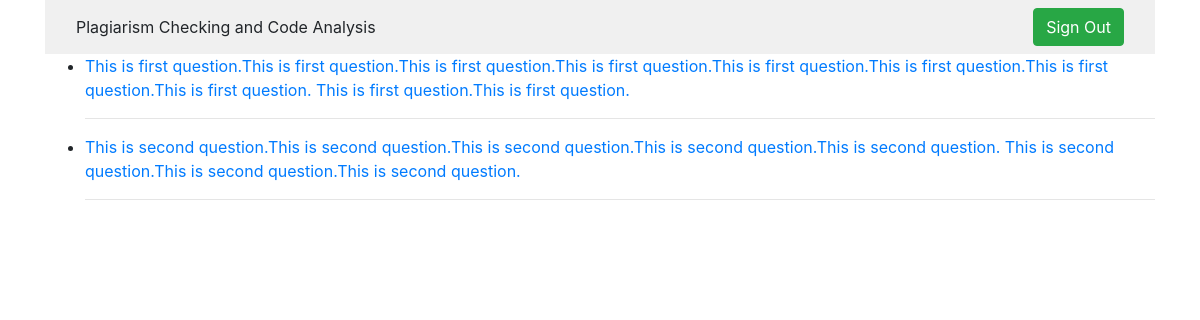
Page /student/ (signed in) on the earlier database version.
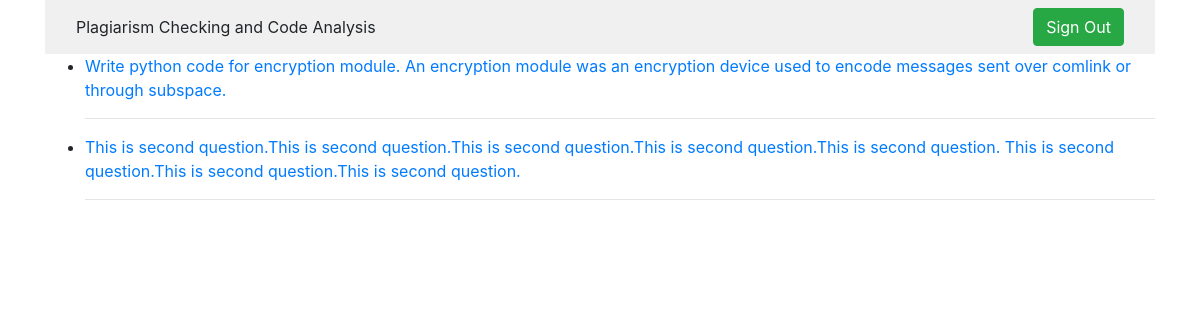
Same page on the later database version.
### question/models.py (models this page shows, shortened)
class Question(models.Model):
	content = models.TextField()
	createdby = models.ForeignKey(RegUser, null=True, on_delete=models.SET_NULL)
	deadline = models.DateField(null=True, blank=True)
	timestamp = models.DateTimeField(auto_now=False, auto_now_add=True, null=True, blank=True)
	solution = models.FileField(upload_to="question/files/")

### student/views.py (the view)
# urls.py: path('', student_home),
def student_home(request):
	context = {}
	if request.user.is_authenticated and not RegUser.objects.get(user=request.user).instructor:
		student = RegUser.objects.get(user=request.user)
		questions = Question.objects.all()
		my_submissions = StudentSubmission.objects.filter(student=student)
		context['questions'] = questions
		context['my_submissions'] = my_submissions
	else:
		raise Http404
	return render(request, "student/studenthome.html", context)

### static/templates/student/studenthome.html
{% extends "navbar.html" %}
{% block content %}
	<div class="container">
		<div class='row'>
			<ul>
		    	{% for question in questions %}
		        	<li><a href='{% url "view-question" question.id %}'>{{ question.content }}</a></li>
		        	<hr/>
		    	{% endfor %}
			</ul>
		</div>
	</div>
{% endblock %}

Differences in the rows shown:
changed Question: content "This is first question.This is first question.This is first question.This is first question.This is first question.This is first question.This is first question.This is first question. This is first question.This is first question." → "Write python code for encryption module. An encryption module was an encryption device used to encode messages sent over comlink or through subspace."
